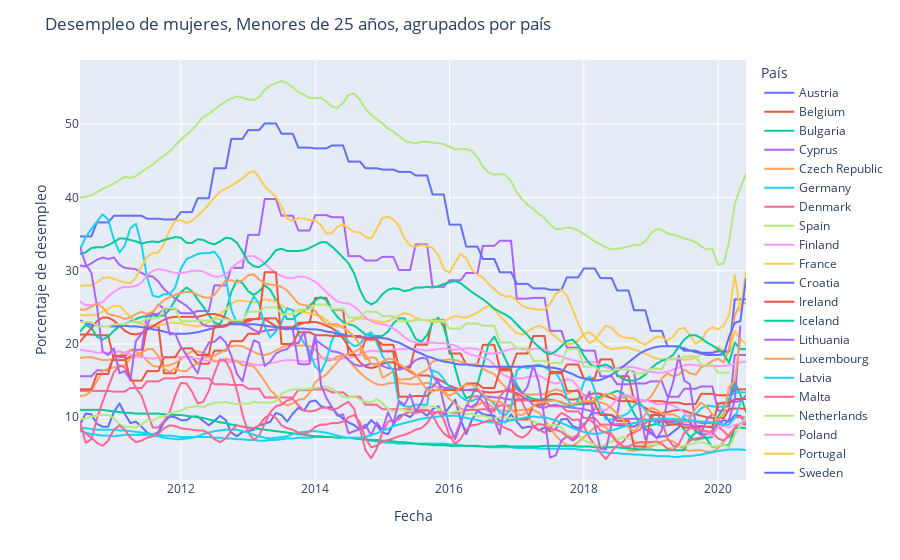

The cell this chart's notebook holds for it:
### Code cell
fig = px.line(total_F_y25, x="Date", y="Value", color="country")
fig.update_layout(title="Desempleo de mujeres, Menores de 25 años, agrupados por país",
                  yaxis_title="Porcentaje de desempleo",
                  xaxis_title="Fecha",
                  legend_title="País")
fig.write_html("img8.html")
fig.show()
